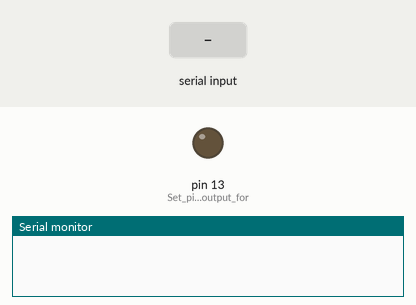
Simulated run of this sketch. Board: Arduino Uno, built with avr-gcc and run on an emulated ATmega328P. On the bench: output pins drawn as LEDs (lit = HIGH), the last lines printed to the serial monitor. The test bench sets the inputs (shaded band).

Above: at 1.2 s.
1.3 s: "H\n" received over Serial
At 2.4 s:
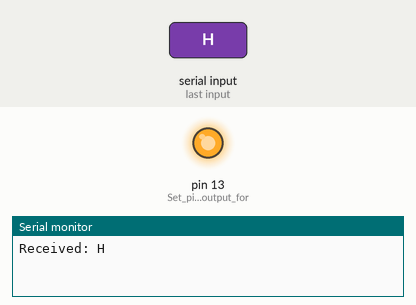
Timing chart, 0 to 8.8 s (numbered marks = the images above; inputs shaded):
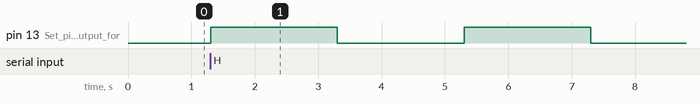

The sketch:

dataToArdu.ino
```cpp
void setup() {
 Serial.begin(9600); // Start serial communication at 9600 baud rate
 pinMode(13, OUTPUT); // Set pin 13 as output for the LED
}

void loop() {
 if (Serial.available() > 0) { // Check if data is available to read
    String data = Serial.readStringUntil('\n'); // Read the incoming data until newline
    Serial.print("Received: ");
    Serial.println(data); // Print the received data
    if(data == "H"){ // Corrected comparison operator
      digitalWrite(13, HIGH);
      delay(2000);
      digitalWrite(13, LOW);
      delay(2000);
      digitalWrite(13, HIGH);
      delay(2000);
      digitalWrite(13, LOW);
      delay(2000);
    }
 }
}
```

Measured:
- after the input at 1.3 s, pin 13 (Set_pin_13_as_output_for): alternates HIGH for 2.0 s and LOW for 2.0 s, starting at once
